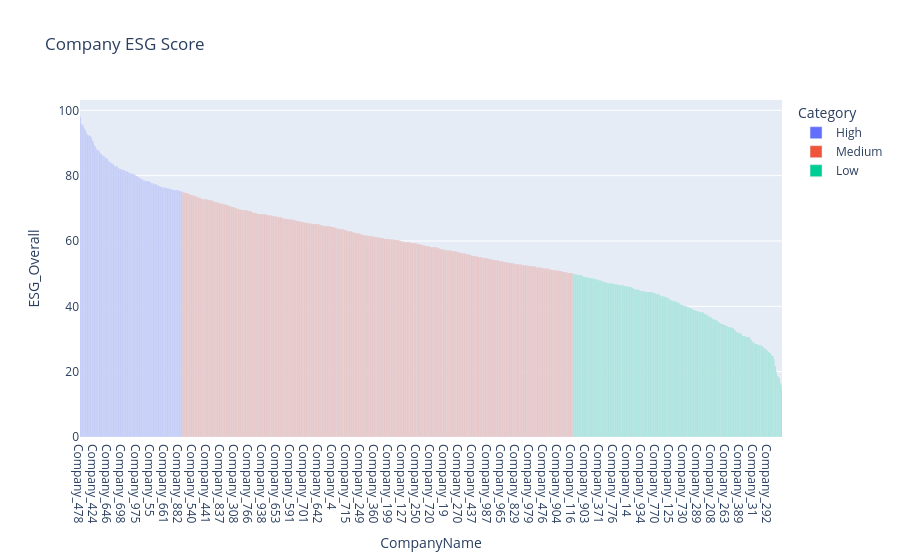

The code cell stored with this chart in its notebook:
### Markdown cell above
2. Company-wise ESG Score

### Code cell
import pandas as pd
import plotly.express as px

df = pd.read_csv("company_esg_financial_dataset.csv")

df = df.dropna(subset=["CompanyName","Year","ESG_Overall"])

latest = df.sort_values(["CompanyName","Year"]).groupby("CompanyName").tail(1)

def category(score):
    if score >= 75:
        return "High"
    elif score >= 50:
        return "Medium"
    else:
        return "Low"

latest["Category"] = latest["ESG_Overall"].apply(category)

fig = px.bar(
    latest.sort_values("ESG_Overall", ascending=False),
    x="CompanyName",
    y="ESG_Overall",
    color="Category",
    title="Company ESG Score"
)

fig.show()

### Figure 1 — Plotly figure (JSON) as saved in the notebook; plotly's stock layout.template omitted (floating-point values rounded to 4 significant figures; data arrays with more than 128 entries replaced by an {"elided": "..."} marker saying what was removed)
{"data": [{"hovertemplate": "Category=High<br>CompanyName=%{x}<br>ESG_Overall=%{y}<extra></extra>", "legendgroup": "High", "marker": {"color": "#636efa", "pattern": {"shape": ""}}, "name": "High", "orientation": "v", "showlegend": true, "textposition": "auto", "type": "bar", "x": {"elided": "146 str values"}, "xaxis": "x", "y": {"elided": "146 float values"}, "yaxis": "y"}, {"hovertemplate": "Category=Medium<br>CompanyName=%{x}<br>ESG_Overall=%{y}<extra></extra>", "legendgroup": "Medium", "marker": {"color": "#EF553B", "pattern": {"shape": ""}}, "name": "Medium", "orientation": "v", "showlegend": true, "textposition": "auto", "type": "bar", "x": {"elided": "556 str values"}, "xaxis": "x", "y": {"elided": "556 float values"}, "yaxis": "y"}, {"hovertemplate": "Category=Low<br>CompanyName=%{x}<br>ESG_Overall=%{y}<extra></extra>", "legendgroup": "Low", "marker": {"color": "#00cc96", "pattern": {"shape": ""}}, "name": "Low", "orientation": "v", "showlegend": true, "textposition": "auto", "type": "bar", "x": {"elided": "298 str values"}, "xaxis": "x", "y": {"elided": "298 float values"}, "yaxis": "y"}], "layout": {"barmode": "relative", "legend": {"title": {"text": "Category"}, "tracegroupgap": 0}, "title": {"text": "Company ESG Score"}, "xaxis": {"anchor": "y", "domain": [0, 1], "title": {"text": "CompanyName"}}, "yaxis": {"anchor": "x", "domain": [0, 1], "title": {"text": "ESG_Overall"}}}}
